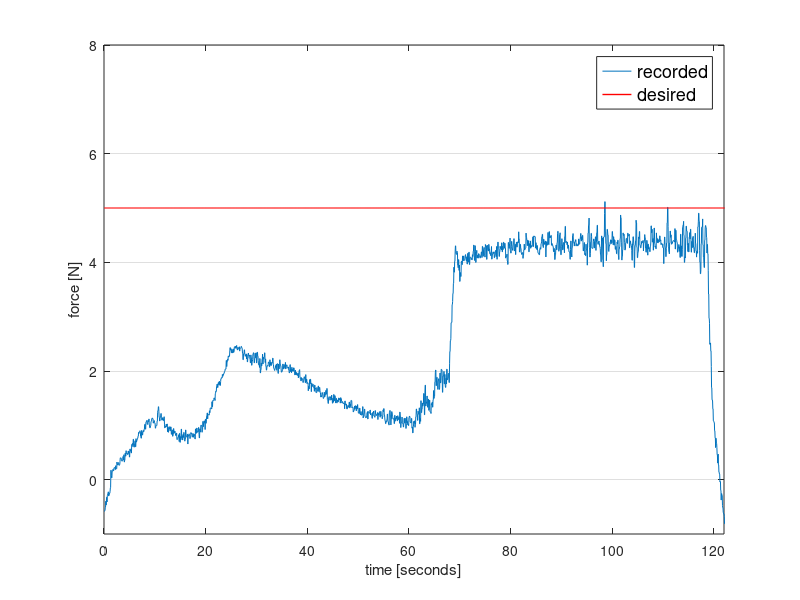

MATLAB code for this plot:
%% force animation for IROS video
clc
clear
close all

force_rec = csvread('data/force_data_log_03_07.csv');
force_des = 5;

freq = 20;
time = 1:length(force_rec);
figure
plot(time./freq, force_rec(time,end))
hold on
plot(time./freq, force_des*ones(1,length(time)),'-r','LineWidth',1)
set(gca, 'YGrid', 'on', 'XGrid', 'off')
xlabel('time [seconds]')
xlim([0,122])
ylabel('force [N]')
ylim([-1, 8])
legend('recorded','desired','Location','northeast','FontSize',13)